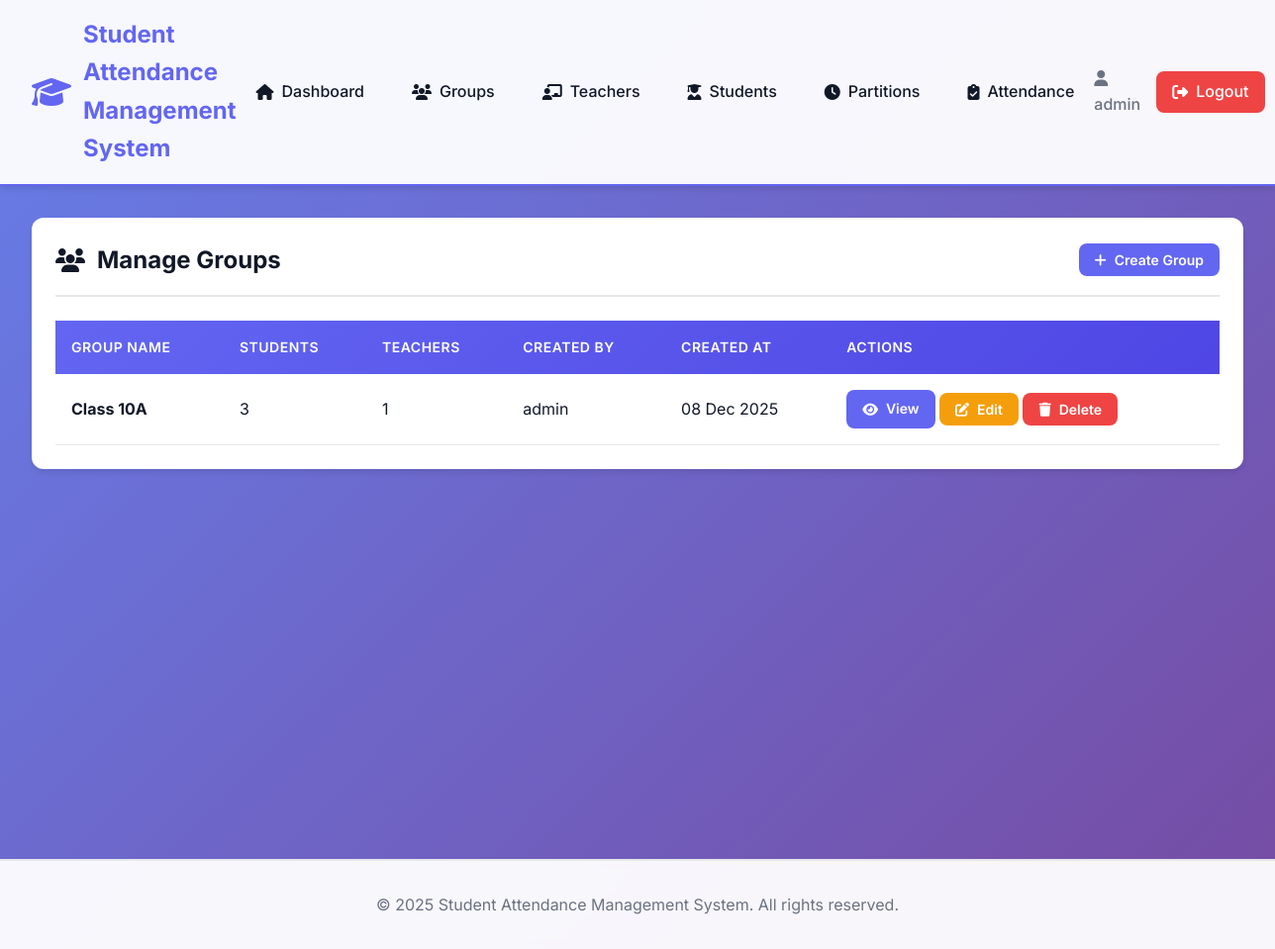
The page /admin/groups.php (signed in) on the database as committed earlier.
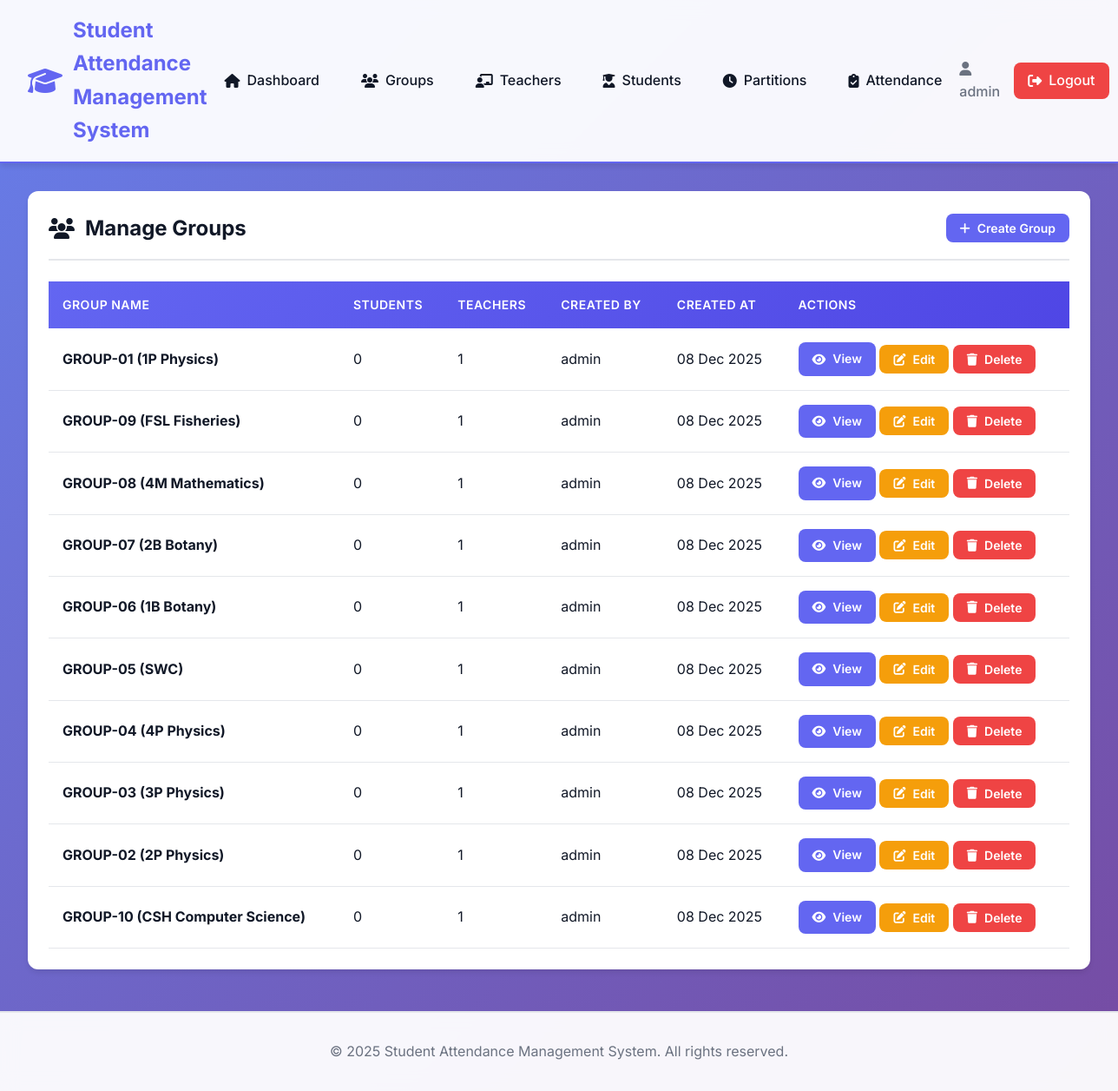
The same page on the database as committed later.
### tables this page shows
CREATE TABLE groups (
    id INT AUTO_INCREMENT PRIMARY KEY,
    name VARCHAR(100) NOT NULL,
    created_by INT NOT NULL,
    created_at TIMESTAMP DEFAULT CURRENT_TIMESTAMP,
    FOREIGN KEY (created_by) REFERENCES users(id) ON DELETE CASCADE,
    INDEX idx_created_by (created_by)
);

CREATE TABLE users (
    id INT AUTO_INCREMENT PRIMARY KEY,
    username VARCHAR(50) UNIQUE NOT NULL,
    password VARCHAR(255) NOT NULL,
    role ENUM('admin', 'teacher') NOT NULL,
    created_at TIMESTAMP DEFAULT CURRENT_TIMESTAMP,
    INDEX idx_username (username),
    INDEX idx_role (role)
);

### includes/functions.php (called while the page is built, shortened)
<?php
function formatDate($date) {
    return date('d M Y', strtotime($date));
}
?>

### admin/groups.php (the view, shortened to what the changed rows need)
<?php
require_once '../includes/header.php';
try {
    $stmt = $pdo->query("
        SELECT g.*, u.username as created_by_name,
               (SELECT COUNT(*) FROM students WHERE group_id = g.id) as student_count,
               (SELECT COUNT(*) FROM group_assignments WHERE group_id = g.id) as teacher_count
        FROM groups g
        JOIN users u ON g.created_by = u.id
        ORDER BY g.created_at DESC
    ");
    $groups = $stmt->fetchAll();
} catch (PDOException $e) {
    setFlashMessage('danger', 'Error loading groups.');
    $groups = [];
}
$viewGroup = null;
?>
<?php if ($viewGroup): ?>
    <div class="card">
        <div class="card-header">
            <h2><i class="fas fa-users"></i> <?php echo htmlspecialchars($viewGroup['name']); ?></h2>
            <a href="groups.php" class="btn btn-secondary btn-sm">
                <i class="fas fa-arrow-left"></i> Back to Groups
            </a>
        </div>
    </div>
    <div class="card">
        <div class="card-header">
            <h2><i class="fas fa-chalkboard-teacher"></i> Assigned Teachers</h2>
        </div>
        <div class="card-body">
            <?php if (empty($assignedTeachers)): ?>
                <p class="text-center" style="color: var(--text-secondary); padding: 1rem;">
                    No teachers assigned yet.
                </p>
            <?php else: ?>
                <div class="table-responsive">
                    <table>
                        <thead>
                            <tr>
                                <th>Name</th>
                                <th>Email</th>
                                <th>Phone</th>
                                <th>Username</th>
                                <th>Actions</th>
                            </tr>
                        </thead>
                        <tbody>
                            <?php foreach ($assignedTeachers as $teacher): ?>
                            <tr>
                                <td><?php echo htmlspecialchars($teacher['name']); ?></td>
                                <td><?php echo htmlspecialchars($teacher['email']); ?></td>
                                <td><?php echo htmlspecialchars($teacher['phone']); ?></td>
                                <td><?php echo htmlspecialchars($teacher['username']); ?></td>
                                <td>
                                    <form method="POST" style="display: inline;" onsubmit="return confirm('Remove this teacher from the group?');">
                                        <input type="hidden" name="action" value="remove_teacher">
                                        <input type="hidden" name="group_id" value="<?php echo $viewGroup['id']; ?>">
                                        <input type="hidden" name="teacher_id" value="<?php echo $teacher['id']; ?>">
                                        <button type="submit" class="btn btn-sm btn-danger">
                                            <i class="fas fa-times"></i> Remove
                                        </button>
                                    </form>
                                </td>
                            </tr>
                            <?php endforeach; ?>
                        </tbody>
                    </table>
                </div>
            <?php endif; ?>
            <?php if (!empty($availableTeachers)): ?>
                <form method="POST" class="mt-3">
                    <input type="hidden" name="action" value="assign_teacher">
                    <input type="hidden" name="group_id" value="<?php echo $viewGroup['id']; ?>">
                    <div class="d-flex gap-2 align-center">
                        <select name="teacher_id" class="form-control" required>
                            <option value="">Select a teacher to assign...</option>
                            <?php foreach ($availableTeachers as $teacher): ?>
                                <option value="<?php echo $teacher['id']; ?>">
                                    <?php echo htmlspecialchars($teacher['name']); ?> (<?php echo htmlspecialchars($teacher['email']); ?>)
                                </option>
                            <?php endforeach; ?>
                        </select>
                        <button type="submit" class="btn btn-success">
                            <i class="fas fa-plus"></i> Assign Teacher
                        </button>
                    </div>
                </form>
            <?php endif; ?>
        </div>
    </div>
    <div class="card">
        <div class="card-header">
            <h2><i class="fas fa-user-graduate"></i> Students (<?php echo count($groupStudents); ?>)</h2>
            <a href="students.php?action=create&group_id=<?php echo $viewGroup['id']; ?>" class="btn btn-primary btn-sm">
                <i class="fas fa-plus"></i> Add Student
            </a>
        </div>
        <div class="card-body">
            <?php if (empty($groupStudents)): ?>
                <p class="text-center" style="color: var(--text-secondary); padding: 1rem;">
                    No students in this group yet.
                </p>
            <?php else: ?>
                <div class="table-responsive">
                    <table>
                        <thead>
                            <tr>
                                <th>Name</th>
                                <th>Email</th>
                                <th>Phone</th>
                                <th>Actions</th>
                            </tr>
                        </thead>
                        <tbody>
                            <?php foreach ($groupStudents as $student): ?>
                            <tr>
                                <td><?php echo htmlspecialchars($student['name']); ?></td>
                                <td><?php echo htmlspecialchars($student['email']); ?></td>
                                <td><?php echo htmlspecialchars($student['phone']); ?></td>
                                <td>
                                    <a href="students.php?edit=<?php echo $student['id']; ?>" class="btn btn-sm btn-warning">
                                        <i class="fas fa-edit"></i> Edit
                                    </a>
                                </td>
                            </tr>
                            <?php endforeach; ?>
                        </tbody>
                    </table>
                </div>
            <?php endif; ?>
        </div>
    </div>
<?php else: ?>
    <div class="card">
        <div class="card-header">
            <h2><i class="fas fa-users"></i> Manage Groups</h2>
        </div>
        <div class="card-body">
            <?php if (empty($groups)): ?>
                <p class="text-center" style="color: var(--text-secondary); padding: 2rem;">
                    <i class="fas fa-info-circle"></i> No groups created yet.
                </p>
            <?php else: ?>
                <div class="table-responsive">
                    <table id="groupsTable">
                        <thead>
                            <tr>
                                <th>Group Name</th>
                                <th>Students</th>
                                <th>Teachers</th>
                                <th>Created By</th>
                                <th>Created At</th>
                                <th>Actions</th>
                            </tr>
                        </thead>
                        <tbody>
                            <?php foreach ($groups as $group): ?>
                            <tr>
                                <td><strong><?php echo htmlspecialchars($group['name']); ?></strong></td>
                                <td><?php echo $group['student_count']; ?></td>
                                <td><?php echo $group['teacher_count']; ?></td>
                                <td><?php echo htmlspecialchars($group['created_by_name']); ?></td>
                                <td><?php echo formatDate($group['created_at']); ?></td>
                                <td>
                                    <a href="groups.php?view=<?php echo $group['id']; ?>" class="btn btn-sm btn-primary">
                                        <i class="fas fa-eye"></i> View
                                    </a>
                                    <button onclick="editGroup(<?php echo $group['id']; ?>, '<?php echo htmlspecialchars($group['name'], ENT_QUOTES); ?>')" class="btn btn-sm btn-warning">
                                        <i class="fas fa-edit"></i> Edit
                                    </button>
                                    <form method="POST" style="display: inline;" onsubmit="return confirm('Delete this group? All students and partitions will also be deleted.');">
                                        <button type="submit" class="btn btn-sm btn-danger">
                                            <i class="fas fa-trash"></i> Delete
                                        </button>
                                    </form>
                                </td>
                            </tr>
                            <?php endforeach; ?>
                        </tbody>
                    </table>
                </div>
            <?php endif; ?>
        </div>
    </div>
<?php endif; ?>
<?php require_once '../includes/footer.php'; ?>

Rows that differ between the two databases and show on the page:
changed groups: name "Class 10A" → "GROUP-01 (1P Physics)"; student_count "3" → "0"
added groups: name "GROUP-09 (FSL Fisheries)", student_count "0", teacher_count "1", created_by.username "admin", created_at "08 Dec 2025"
added groups: name "GROUP-08 (4M Mathematics)", student_count "0", teacher_count "1", created_by.username "admin", created_at "08 Dec 2025"
added groups: name "GROUP-07 (2B Botany)", student_count "0", teacher_count "1", created_by.username "admin", created_at "08 Dec 2025"
added groups: name "GROUP-06 (1B Botany)", student_count "0", teacher_count "1", created_by.username "admin", created_at "08 Dec 2025"
added groups: name "GROUP-05 (SWC)", student_count "0", teacher_count "1", created_by.username "admin", created_at "08 Dec 2025"
added groups: name "GROUP-04 (4P Physics)", student_count "0", teacher_count "1", created_by.username "admin", created_at "08 Dec 2025"
added groups: name "GROUP-03 (3P Physics)", student_count "0", teacher_count "1", created_by.username "admin", created_at "08 Dec 2025"
added groups: name "GROUP-02 (2P Physics)", student_count "0", teacher_count "1", created_by.username "admin", created_at "08 Dec 2025"
added groups: name "GROUP-10 (CSH Computer Science)", student_count "0", teacher_count "1", created_by.username "admin", created_at "08 Dec 2025"
